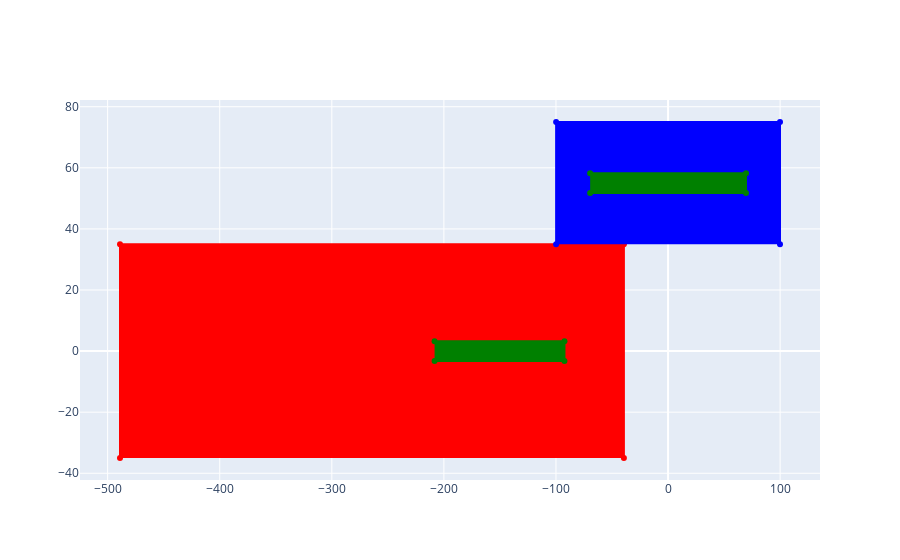

Notebook code cell kept with this figure:
### Code cell
pgm = PGM(mirror=Plane_Mirror(), grating = Grating())
pgm.energy = 1200
pgm.cff=1.4
pgm.grating.compute_angles()
pgm.set_theta()
m_corners = pgm.mirror_corners()
g_corners = pgm.grating_corners()
m_corners = np.array(m_corners)
grating_corners = np.array(pgm.grating_corners())
mirror_corners = np.array(pgm.mirror_corners())
pgm.generate_rays()
_, mirror_int_1, grating_int_1 =  pgm.propagate(pgm.rays[1])
_, mirror_int_2, grating_int_2 =  pgm.propagate(pgm.rays[2])
_, mirror_int_3, grating_int_3 =  pgm.propagate(pgm.rays[3])
_, mirror_int_4, grating_int_4 =  pgm.propagate(pgm.rays[4])

mirror_intercepts = [
    mirror_int_1[0].to_point(),
    mirror_int_2[0].to_point(),
    mirror_int_3[0].to_point(),
    mirror_int_4[0].to_point()
]

grating_intercepts = [
    grating_int_1[0].to_point(),
    grating_int_2[0].to_point(),
    grating_int_3[0].to_point(),
    grating_int_4[0].to_point()
]

mirror_footprint_width, mirror_footprint_height = pgm.calc_footprint_size(mirror_intercepts)
grating_footprint_width, grating_footprint_height = pgm.calc_footprint_size(grating_intercepts)
#print("Mirror footprint width:", mirror_footprint_width)
# print("Mirror footprint height:", mirror_footprint_height)
#print("Grating footprint width:", grating_footprint_width)
# print("Grating footprint height:", grating_footprint_height)

mirr_footprint_corners = np.array([
    [mirror_int_2[0].z, mirror_int_3[0].x],
    [mirror_int_1[0].z, mirror_int_3[0].x],
    [mirror_int_1[0].z, mirror_int_4[0].x],
    [mirror_int_2[0].z, mirror_int_4[0].x]
])

grating_footprint_corners = np.array([
    [grating_int_2[0].z, grating_int_3[0].x],
    [grating_int_1[0].z, grating_int_3[0].x],
    [grating_int_1[0].z, grating_int_4[0].x],
    [grating_int_2[0].z, grating_int_4[0].x]
])

offset = 0.5*(pgm.mirror._width() + pgm.grating._width())* np.array([
    [0,1],
    [0,1],
    [0,1],
    [0,1]
])

grating_corners = grating_corners + offset
grating_footprint_corners = grating_footprint_corners + offset

fig = go.Figure(layout={'showlegend':False, 'xaxis':{'range':(min(mirror_corners[:,0])-50,max(grating_corners[:,1])+50)}, 'height':500})
fig.add_trace(go.Scatter(x=mirror_corners[:,0], y=mirror_corners[:,1],fill='toself',fillcolor='red',line={"color":'red'}, marker={'size':0}, name='Mirror'))
fig.add_trace(go.Scatter(x=grating_corners[:,0], y=grating_corners[:,1],fill='toself',fillcolor='blue',line={"color":'blue'}, marker={'size':0}, name='Grating'))
fig.add_trace(go.Scatter(x=mirr_footprint_corners[:,0], y=mirr_footprint_corners[:,1],fill='toself',fillcolor='green',line={"color":'green'}, marker={'size':0}, name='Beam Footprint on Mirror'))
fig.add_trace(go.Scatter(x=grating_footprint_corners[:,0], y=grating_footprint_corners[:,1],fill='toself',fillcolor='green',line={"color":'green'}, marker={'size':0}, name='Beam Footprint on Grating'))

### Figure 1 — Plotly figure (JSON) as saved in the notebook; plotly's stock layout.template omitted (floating-point values rounded to 4 significant figures)
{"data": [{"fill": "toself", "fillcolor": "red", "line": {"color": "red"}, "marker": {"size": 0}, "name": "Mirror", "type": "scatter", "x": [-39.4, -39.4, -489.0, -489.0], "y": [-35, 35, 35, -35]}, {"fill": "toself", "fillcolor": "blue", "line": {"color": "blue"}, "marker": {"size": 0}, "name": "Grating", "type": "scatter", "x": [-99.87, -99.87, 99.87, 99.87], "y": [35, 75, 75, 35]}, {"fill": "toself", "fillcolor": "green", "line": {"color": "green"}, "marker": {"size": 0}, "name": "Beam Footprint on Mirror", "type": "scatter", "x": [-208.3, -92.43, -92.43, -208.3], "y": [-3.215, -3.215, 3.215, 3.215]}, {"fill": "toself", "fillcolor": "green", "line": {"color": "green"}, "marker": {"size": 0}, "name": "Beam Footprint on Grating", "type": "scatter", "x": [-69.51, 69.51, 69.51, -69.51], "y": [51.78, 51.78, 58.22, 58.22]}], "layout": {"autosize": true, "showlegend": false, "xaxis": {"autorange": true, "range": [-524.6, 135.5], "type": "linear"}, "yaxis": {"autorange": true, "range": [-42.41, 82.41], "type": "linear"}}}
